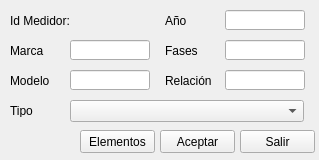
<?xml version="1.0" encoding="UTF-8"?>
<ui version="4.0">
 <class>Form</class>
 <widget class="QWidget" name="Form">
  <property name="windowModality">
   <enum>Qt::ApplicationModal</enum>
  </property>
  <property name="geometry">
   <rect>
    <x>0</x>
    <y>0</y>
    <width>319</width>
    <height>160</height>
   </rect>
  </property>
  <property name="windowTitle">
   <string>Medidor</string>
  </property>
  <property name="inputMethodHints">
   <set>Qt::ImhNone</set>
  </property>
  <widget class="QPushButton" name="cmdAceptar">
   <property name="geometry">
    <rect>
     <x>160</x>
     <y>130</y>
     <width>75</width>
     <height>23</height>
    </rect>
   </property>
   <property name="text">
    <string>Aceptar</string>
   </property>
  </widget>
  <widget class="QPushButton" name="cmdSalir">
   <property name="geometry">
    <rect>
     <x>240</x>
     <y>130</y>
     <width>75</width>
     <height>23</height>
    </rect>
   </property>
   <property name="text">
    <string>Salir</string>
   </property>
  </widget>
  <widget class="QLabel" name="label_11">
   <property name="geometry">
    <rect>
     <x>10</x>
     <y>44</y>
     <width>70</width>
     <height>13</height>
    </rect>
   </property>
   <property name="text">
    <string>Marca</string>
   </property>
  </widget>
  <widget class="QLineEdit" name="txtMarca">
   <property name="geometry">
    <rect>
     <x>70</x>
     <y>40</y>
     <width>80</width>
     <height>20</height>
    </rect>
   </property>
   <property name="text">
    <string/>
   </property>
  </widget>
  <widget class="QLabel" name="label_12">
   <property name="geometry">
    <rect>
     <x>10</x>
     <y>74</y>
     <width>70</width>
     <height>13</height>
    </rect>
   </property>
   <property name="text">
    <string>Modelo</string>
   </property>
  </widget>
  <widget class="QLineEdit" name="txtModelo">
   <property name="geometry">
    <rect>
     <x>70</x>
     <y>70</y>
     <width>80</width>
     <height>20</height>
    </rect>
   </property>
   <property name="text">
    <string/>
   </property>
  </widget>
  <widget class="QLabel" name="label_13">
   <property name="geometry">
    <rect>
     <x>165</x>
     <y>14</y>
     <width>70</width>
     <height>13</height>
    </rect>
   </property>
   <property name="text">
    <string>Año</string>
   </property>
  </widget>
  <widget class="QLineEdit" name="txtAnio">
   <property name="geometry">
    <rect>
     <x>225</x>
     <y>10</y>
     <width>80</width>
     <height>20</height>
    </rect>
   </property>
   <property name="inputMethodHints">
    <set>Qt::ImhFormattedNumbersOnly</set>
   </property>
   <property name="text">
    <string/>
   </property>
  </widget>
  <widget class="QLabel" name="label_14">
   <property name="geometry">
    <rect>
     <x>165</x>
     <y>44</y>
     <width>70</width>
     <height>13</height>
    </rect>
   </property>
   <property name="text">
    <string>Fases</string>
   </property>
  </widget>
  <widget class="QLineEdit" name="txtFases">
   <property name="geometry">
    <rect>
     <x>225</x>
     <y>40</y>
     <width>80</width>
     <height>20</height>
    </rect>
   </property>
   <property name="inputMethodHints">
    <set>Qt::ImhFormattedNumbersOnly</set>
   </property>
   <property name="text">
    <string/>
   </property>
  </widget>
  <widget class="QLabel" name="lblMedidor">
   <property name="geometry">
    <rect>
     <x>10</x>
     <y>14</y>
     <width>140</width>
     <height>13</height>
    </rect>
   </property>
   <property name="text">
    <string>Id Medidor:</string>
   </property>
  </widget>
  <widget class="QPushButton" name="cmdElementos">
   <property name="geometry">
    <rect>
     <x>80</x>
     <y>130</y>
     <width>75</width>
     <height>23</height>
    </rect>
   </property>
   <property name="text">
    <string>Elementos</string>
   </property>
  </widget>
  <widget class="QLabel" name="label_15">
   <property name="geometry">
    <rect>
     <x>165</x>
     <y>74</y>
     <width>70</width>
     <height>13</height>
    </rect>
   </property>
   <property name="text">
    <string>Relación</string>
   </property>
  </widget>
  <widget class="QLineEdit" name="txtRelacion">
   <property name="geometry">
    <rect>
     <x>225</x>
     <y>70</y>
     <width>80</width>
     <height>20</height>
    </rect>
   </property>
   <property name="text">
    <string/>
   </property>
  </widget>
  <widget class="QLabel" name="label_16">
   <property name="geometry">
    <rect>
     <x>10</x>
     <y>104</y>
     <width>60</width>
     <height>13</height>
    </rect>
   </property>
   <property name="text">
    <string>Tipo</string>
   </property>
  </widget>
  <widget class="QComboBox" name="cmbTipo">
   <property name="geometry">
    <rect>
     <x>70</x>
     <y>100</y>
     <width>234</width>
     <height>22</height>
    </rect>
   </property>
  </widget>
 </widget>
 <resources/>
 <connections/>
</ui>
